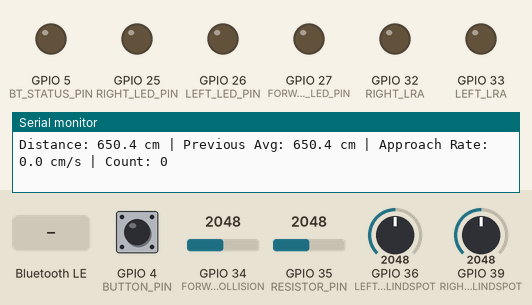
The sketch below on a simulated ESP32. On the bench: output pins drawn as LEDs (lit = HIGH), the last lines printed to the serial monitor. Dashed ring = blinking. Inputs (shaded band) come from the test bench; at power-on: GPIO 35 (RESISTOR_PIN) = 2048, GPIO 4 (BUTTON_PIN) HIGH, GPIO 34 (FORWARD_COLLISION) = 2048, GPIO 36 (LEFT_BLINDSPOT) = 2048, GPIO 39 (RIGHT_BLINDSPOT) = 2048. Nothing arrives over Bluetooth unless stated; a phone connects over Bluetooth LE 3 s after start.

Above: at 1.2 s.
1.3 s: GPIO 35 (RESISTOR_PIN) set to 2409
4.3 s: GPIO 35 (RESISTOR_PIN) set to 2535
At 4.88 s:
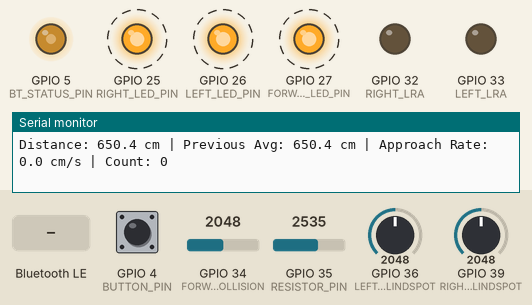
7.3 s: Bluetooth LE write "safe" received
At 7.7 s:
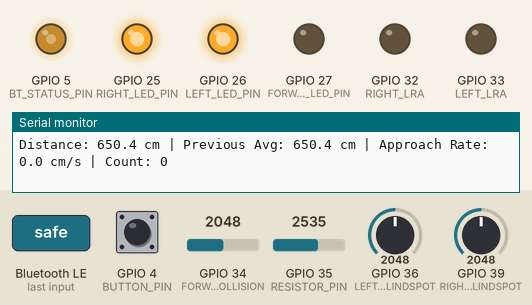
12.0 s: GPIO 4 (BUTTON_PIN) pulled LOW for 3.2 s
At 15.7 s:
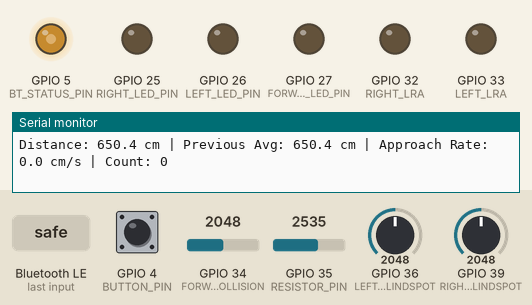
Timing chart, 0 to 17.2 s (numbered marks = the images above; inputs shaded):
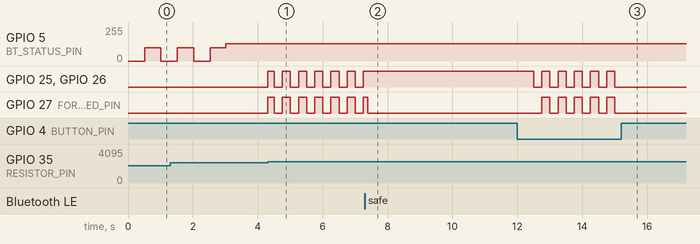

The sketch:

main.ino
```cpp
#include "bluetooth_service.h"
#include "bluetooth_indicator.h"
#include "button_handler.h"
#include "led_handler.h"
#include "resistor_handler.h"
#include "vibrate_settings.h"
#include "blindspot_detection.h"
#include "forward_detection.h"
#include "vibrate_handler.h"

#define BUTTON_PIN 4  // GPIO pin for the button
#define BT_STATUS_PIN 5 // GPIO pin to indicate Bluetooth connection status
#define RESISTOR_PIN 35 // GPIO pin to detect crash status

String currentMode = "safe"; // Current mode from bluetooth_service
int vibrationMode = 0; // LED brightness level (0: low, 1: medium, 2: high)
bool ledState = LOW; // Initial state of the LED (off)
bool bsLeftVibrate = false;
bool bsRightVibrate = false;
int impactTime = 0;

void setup() {
  // Initialize button, LED, and vibrate handlers
  setupButtonHandler();
  setupLEDHandler();
  setupVibrateHandler();

  // Initialize Bluetooth and its indicator
  setupBluetooth();
  setupBluetoothIndicator();

  //setup Blindspot Detectionand Fwd Collision Warning
  initForwardTest();
  initBlindSpotTest();
}

void loop() {
  // Update the Bluetooth status indicator
  updateBluetoothIndicator(isDeviceConnected());

  // Handle button press logic
  bool buttonState = digitalRead(BUTTON_PIN);
  handleButtonPress(buttonState);

  // Check for a detected crash
  updateResistor();

  //Check for object in blind spots or forward collision
  updateBlindSpotTest();
  updateForwardTest();

  // Update LED behavior based on mode
  updateLED();

  // Update Vibrators based on LED behavior (max: 1 sec)
  updateVibration();

  delay(10); // Small delay to debounce the button
}
```

blindspot_detection.cpp
```cpp
#include <Arduino.h>
#include "blindspot_detection.h"

// PWM config
const int pwmFreq = 200;
const int pwmRes = 8;

// Distance threshold in cm
const float distanceThresholdCm = 20.0;

// Debouncing variables
const int requiredConsistentReadings = 10;
int leftConsistentCount = 0;
int rightConsistentCount = 0;
bool lastLeftState = false;
bool lastRightState = false;
bool currentLeftLedState = false;
bool currentRightLedState = false;

void initBlindSpotTest() {
  // Setup PWM for each LRA
  ledcAttach(LEFT_LRA, pwmFreq, pwmRes);
  ledcAttach(RIGHT_LRA, pwmFreq, pwmRes);

  // Set LED pins as output
  pinMode(LEFT_LED_PIN, OUTPUT);
  pinMode(RIGHT_LED_PIN, OUTPUT);

  // Initialize LEDs to OFF
  digitalWrite(LEFT_LED_PIN, LOW);
  digitalWrite(RIGHT_LED_PIN, LOW);
}

void updateBlindSpotTest() {
  // LEFT
  int leftAdc = analogRead(LEFT_BLINDSPOT);
  float leftVolt = leftAdc * (3.3 / 4095.0);
  float leftCm = (leftVolt / 0.006445) * 2.54;

  // RIGHT
  int rightAdc = analogRead(RIGHT_BLINDSPOT);
  float rightVolt = rightAdc * (3.3 / 4095.0);
  float rightCm = (rightVolt / 0.006445) * 2.54;

  // Determine current blind spot states
  bool currentLeftDetected = leftCm < distanceThresholdCm;
  bool currentRightDetected = rightCm < distanceThresholdCm;

  // Handle LEFT debouncing
  if (currentLeftDetected == lastLeftState) {
    // Same state detected, increment counter
    leftConsistentCount++;

    // If we've seen the same state enough times, update the LED
    if (leftConsistentCount >= requiredConsistentReadings && currentLeftLedState != currentLeftDetected) {
      currentLeftLedState = currentLeftDetected;
      digitalWrite(LEFT_LED_PIN, currentLeftLedState ? HIGH : LOW);
    }
  } else {
    // Different state detected, reset counter
    leftConsistentCount = 1;
    lastLeftState = currentLeftDetected;
  }

  // Handle RIGHT debouncing
  if (currentRightDetected == lastRightState) {
    // Same state detected, increment counter
    rightConsistentCount++;

    // If we've seen the same state enough times, update the LED
    if (rightConsistentCount >= requiredConsistentReadings && currentRightLedState != currentRightDetected) {
      currentRightLedState = currentRightDetected;
      digitalWrite(RIGHT_LED_PIN, currentRightLedState ? HIGH : LOW);
    }
  } else {
    // Different state detected, reset counter
    rightConsistentCount = 1;
    lastRightState = currentRightDetected;
  }

  // Trigger vibration (kept unchanged from your code)
  bsLeftVibrate = leftCm < distanceThresholdCm;
  bsRightVibrate = rightCm < distanceThresholdCm;
  // ledcWrite(LEFT_LRA, (leftCm < distanceThresholdCm) ? vibrationMode : 0);
  // ledcWrite(RIGHT_LRA, (rightCm < distanceThresholdCm) ? vibrationMode : 0);
}
```

blindspot_detection.h
```cpp
#ifndef BLINDSPOT_DETECTION_H
#define BLINDSPOT_DETECTION_H

#define BUTTON_PIN 4
#define LEFT_LRA 33
#define RIGHT_LRA 32

#define LEFT_BLINDSPOT 36
#define RIGHT_BLINDSPOT 39

#define LEFT_LED_PIN 26
#define RIGHT_LED_PIN 25

extern int vibrationMode;
extern bool bsLeftVibrate;
extern bool bsRightVibrate;

void initBlindSpotTest();
void updateBlindSpotTest();

#endif
```

bluetooth_indicator.cpp
```cpp
#include "bluetooth_indicator.h"

unsigned long previousMillis = 0;
const long flashInterval = 1000; // 500ms on, 500ms off = 1 second period
bool btStatusLedState = LOW;    // Status LED state
int brightness = 100;

// Initialize the Bluetooth status indicator
void setupBluetoothIndicator() {
  pinMode(BT_STATUS_PIN, OUTPUT);
  analogWrite(BT_STATUS_PIN, 0); // Initially set pin 5 low (disconnected)
}

// Update the Bluetooth status indicator
void updateBluetoothIndicator(bool isConnected) {
  unsigned long currentMillis = millis();

  if (!isConnected) {
    // Flash the LED when not connected
    if (currentMillis - previousMillis >= flashInterval / 2) { // Half the interval for alternating on/off
      previousMillis = currentMillis;
      btStatusLedState = !btStatusLedState;
      analogWrite(BT_STATUS_PIN, btStatusLedState ? brightness : 0);
    }
  } else {
    // Keep the LED on when connected
    analogWrite(BT_STATUS_PIN, 128);
  }
}
```

bluetooth_indicator.h
```cpp
#ifndef BLUETOOTH_INDICATOR_H
#define BLUETOOTH_INDICATOR_H

#include <Arduino.h>

#define BT_STATUS_PIN 5 // GPIO pin to indicate Bluetooth connection status

// Public functions
void setupBluetoothIndicator();
void updateBluetoothIndicator(bool isConnected);

#endif
```

bluetooth_service.cpp
```cpp
#include "bluetooth_service.h"

BLEServer *pServer = NULL;
BLECharacteristic *pCharacteristic = NULL;

bool deviceConnected = false;
extern String currentMode;

// Callbacks for BLE server events
class MyServerCallbacks : public BLEServerCallbacks {
    void onConnect(BLEServer* pServer) {
      Serial.println("Device connected!");

      // Send the current mode to the Flutter app after connection
      if (currentMode == "crash" && !deviceConnected) {
        if (pCharacteristic != NULL) {
          pCharacteristic->setValue(currentMode.c_str());
          pCharacteristic->notify();
          Serial.print("Connection mode sent to app: ");
          Serial.println(currentMode);
        }
      }

      deviceConnected = true;
    }

    void onDisconnect(BLEServer* pServer) {
      deviceConnected = false;
      Serial.println("Device disconnected!");
      BLEDevice::startAdvertising(); // Restart advertising after disconnection
      Serial.println("Restarted BLE advertising...");
    }
};

// Callbacks for BLE characteristic events
class MyCharacteristicCallbacks : public BLECharacteristicCallbacks {
    void onWrite(BLECharacteristic *pCharacteristic) {
      String value = pCharacteristic->getValue(); // Get the data written by the Flutter app

      if (value.length() > 0) {
        String receivedValue(value.c_str());
        Serial.print("Received data: ");
        Serial.println(receivedValue);

        // Check if the received message is a mode update
        if (receivedValue == "safe" || receivedValue == "crash") {
          if (currentMode != receivedValue) {
            currentMode = receivedValue;
            Serial.print("Mode synchronized with app: ");
            Serial.println(currentMode);
          }
        } else {
          Serial.println("Unknown command received.");
        }
      }
    }
};

// Initialize the Bluetooth service
void setupBluetooth() {
  Serial.begin(115200);
  Serial.println("Initializing BLE...");

  // Initialize BLE
  BLEDevice::init("ESP32_BLE");
  pServer = BLEDevice::createServer();
  pServer->setCallbacks(new MyServerCallbacks());

  // Create the BLE service
  BLEService *pService = pServer->createService(SERVICE_UUID);

  // Create the BLE characteristic
  pCharacteristic = pService->createCharacteristic(
                      CHARACTERISTIC_UUID,
                      BLECharacteristic::PROPERTY_READ   |
                      BLECharacteristic::PROPERTY_WRITE  |
                      BLECharacteristic::PROPERTY_NOTIFY
                    );

  // Add a descriptor to the characteristic
  pCharacteristic->addDescriptor(new BLE2902());
  pCharacteristic->setCallbacks(new MyCharacteristicCallbacks()); // Set callbacks for write events
  pService->start();

  // Start advertising
  BLEAdvertising *pAdvertising = BLEDevice::getAdvertising();
  pAdvertising->addServiceUUID(SERVICE_UUID);
  pAdvertising->setScanResponse(true);
  pAdvertising->setMinPreferred(0x06);  // Functions that help with iPhone connections
  pAdvertising->setMinPreferred(0x12);
  BLEDevice::startAdvertising();
  Serial.println("BLE advertising started.");
}

// Handle notifications to the Flutter app
void handleBluetoothNotifications(String mode) {
  if (deviceConnected && pCharacteristic != NULL) {
    pCharacteristic->setValue(mode.c_str());
    pCharacteristic->notify();
    Serial.print("Notification sent: ");
    Serial.println(mode);
  }
}

// Check if a device is connected
bool isDeviceConnected() {
  return deviceConnected;
}
```

bluetooth_service.h
```cpp
#ifndef BLUETOOTH_SERVICE_H
#define BLUETOOTH_SERVICE_H

#include <BLEDevice.h>
#include <BLEServer.h>
#include <BLEUtils.h>
#include <BLE2902.h>

// UUIDs for the service and characteristic
#define SERVICE_UUID        "4fafc201-1fb5-459e-8fcc-c5c9c331914b"
#define CHARACTERISTIC_UUID "beb5483e-36e1-4688-b7f5-ea07361b26a8"

// Public functions
void setupBluetooth();
void handleBluetoothNotifications(String mode);
bool isDeviceConnected();

#endif
```

button_handler.cpp
```cpp
#include "button_handler.h"
#include "bluetooth_service.h"

// Internal variables
bool oldButtonState = HIGH;
unsigned long lastPressTime = 0; // Track time of last button press
int tapCount = 0; // Track consecutive taps
unsigned long holdStartTime = 0; // Track when the button was first pressed
bool isHolding = false; // Track if the button is being held
bool holdHandled = false;
bool safeFlashing = false;

void setupButtonHandler() {
  pinMode(BUTTON_PIN, INPUT_PULLUP); // Configure button pin
}

void handleButtonPress(bool buttonState) {
  unsigned long pressDuration = millis() - holdStartTime;

  // Handle button press logic
  if (buttonState == LOW) { // Button pressed
    lastPressTime = millis(); // Tracks until the button is released

    if (!isHolding) {
      holdStartTime = millis(); // Tracks from the start of the button press
      isHolding = true;
    } else if (!holdHandled) {
      handleHold(pressDuration);
    }

    if (pressDuration % 1000 == 0) {
      Serial.print("Hold Duration: ");
      Serial.println(pressDuration / 1000);
    }
  }

  // Handle button release logic
  if (buttonState == HIGH && oldButtonState == LOW) { // Button released
    if (pressDuration <= HOLD_THRESHOLD) { // Short press (tap)
      handleTap();
    }

    // Reset hold state
    isHolding = false;
    holdHandled = false;
    safeFlashing = false;
  }

  // Handle consecutive taps timeout
  if (millis() - lastPressTime > TAP_TIMEOUT) {
    tapCount = 0; // Reset tap count if timeout occurs
  }

  // Handle cancel mode timeout
  if (currentMode == "cancel" && millis() - impactTime > CANCEL_MODE_TIMEOUT) {
    currentMode = "crash"; // Auto-switch to crash mode
    Serial.println("Timed out: Crash Mode");
    handleBluetoothNotifications(currentMode);
  }

  // Update the old button state
  oldButtonState = buttonState;
}

void handleTap() {
  if (currentMode == "safe") {
    // Change LED brightness on tap
    vibrationMode = (vibrationMode + 1) % 3; // Cycle through low, medium, high
    Serial.print("Vibration mode set to: ");
    Serial.println(vibrationMode);
  } else if (currentMode == "cancel") {
    // Count consecutive taps to revert to safe mode
    if (tapCount >= 2) {
      currentMode = "safe";
      tapCount = 0; // Reset tap count
      Serial.println("Tapped 3 times: Safe Mode");
    } else {
      tapCount++; // Increment tap count
      Serial.print("Tap Count:");
      Serial.println(tapCount);
    }
  }
}

void handleHold(unsigned long pressDuration) {
  if (currentMode == "safe") {
    if (pressDuration >= MODE_CHANGE_HOLD_TIME) {
      currentMode = "crash"; // Switch to crash mode
      Serial.println("Switched to Crash Mode");
      handleBluetoothNotifications(currentMode);
      holdHandled = true;
      safeFlashing = false;
      Serial.println("Hold handled");
    } else if (pressDuration >= HOLD_THRESHOLD) {
      safeFlashing = true;
    }
  } else if (currentMode == "cancel") {
    if (pressDuration >= MODE_CHANGE_HOLD_TIME) {
      currentMode = "safe"; // Switch to safe mode
      holdHandled = true;
      Serial.println("Returned to Safe Mode");
    }
  } else if (currentMode == "crash") {
    if (pressDuration >= MODE_CHANGE_HOLD_TIME) {
      currentMode = "safe"; // Switch to safe mode
      holdHandled = true;
      Serial.println("Switched to Safe Mode");
      handleBluetoothNotifications(currentMode);
    }
  }
}
```

button_handler.h
```cpp
#ifndef BUTTON_HANDLER_H
#define BUTTON_HANDLER_H

#include <Arduino.h>

#define BUTTON_PIN 4  // GPIO pin for the button

// Button constants
const unsigned long HOLD_THRESHOLD = 500; // 0.5 seconds for it to be considered not a tap
const unsigned long MODE_CHANGE_HOLD_TIME = 5000; // 5 seconds for mode change
const unsigned long TAP_TIMEOUT = 1000; // Max time between taps to count as consecutive
const unsigned long CANCEL_MODE_TIMEOUT = 15000; // 15 seconds to auto-switch to crash mode

// External variables
extern String currentMode;
extern int vibrationMode;
extern bool ledState;
extern int impactTime;

// Function prototypes
void setupButtonHandler();
void handleButtonPress(bool buttonState);
void handleTap();
void handleHold(unsigned long pressDuration);

#endif
```

forward_detection.cpp
```cpp
#include <Arduino.h>
#include "forward_detection.h"

// Collision warning parameters
const float distanceThresholdCm = 200.0;      // Minimum detection distance (cm)
const float approachRateThreshold = 20.0;    // Minimum cm/sec approach rate to trigger warning
const unsigned long samplingInterval = 100;  // Time between readings (ms)
const int consecutiveReadingsNeeded = 3;     // Number of consecutive approaching readings needed

// Variables to track previous readings
float previousDistances[5] = {0};           // Store last several readings
int readingIndex = 0;                        // Current index in the buffer
unsigned long lastReadingTime = 0;
int approachingCount = 0;                    // Counter for consecutive approaching readings

// Debug flag
const bool enableDebugOutput = true;

void initForwardTest() {
  pinMode(FORWARD_LED_PIN, OUTPUT);
  digitalWrite(FORWARD_LED_PIN, LOW);  // Start with LED OFF

  // Initialize with first reading
  int adcValue = analogRead(FORWARD_COLLISION);
  float voltage = adcValue * (3.3 / 4095.0);
  float distanceInches = voltage / 0.006445;
  float initialDistanceCm = distanceInches * 2.54;

  // Initialize buffer with initial reading
  for (int i = 0; i < 5; i++) {
    previousDistances[i] = initialDistanceCm;
  }

  lastReadingTime = millis();

  if (enableDebugOutput) {
    Serial.println("Forward collision detection initialized");
    Serial.print("Initial distance: ");
    Serial.print(initialDistanceCm);
    Serial.println(" cm");
  }
}

void updateForwardTest() {
  unsigned long currentTime = millis();

  // Only take readings at the defined interval
  if (currentTime - lastReadingTime >= samplingInterval) {
    float timeElapsedSec = (currentTime - lastReadingTime) / 1000.0;

    // Get current reading
    int adcValue = analogRead(FORWARD_COLLISION);
    float voltage = adcValue * (3.3 / 4095.0);
    float distanceInches = voltage / 0.006445;
    float currentDistanceCm = distanceInches * 2.54;

    // Calculate the rate of approach (cm/sec)
    float previousAvg = (previousDistances[0] + previousDistances[1] + previousDistances[2]) / 3.0;
    float approachRate = (previousAvg - currentDistanceCm) / timeElapsedSec;

    // Update the readings buffer
    previousDistances[readingIndex] = currentDistanceCm;
    readingIndex = (readingIndex + 1) % 5;

    // Debug output
    if (enableDebugOutput) {
      Serial.print("Distance: ");
      Serial.print(currentDistanceCm, 1);
      Serial.print(" cm | Previous Avg: ");
      Serial.print(previousAvg, 1);
      Serial.print(" cm | Approach Rate: ");
      Serial.print(approachRate, 1);
      Serial.print(" cm/s | Count: ");
      Serial.println(approachingCount);
    }

    // Update our consecutive approaching counter
    if (approachRate >= approachRateThreshold) {
      approachingCount++;
      if (enableDebugOutput && approachingCount > 0) {
        Serial.print("Approaching detected (");
        Serial.print(approachingCount);
        Serial.print("/");
        Serial.print(consecutiveReadingsNeeded);
        Serial.println(")");
      }
    } else {
      // Reset counter if not approaching fast enough
      approachingCount = 0;
    }

    // Warning logic:
    // 1. Must be within range
    // 2. Must have sufficient consecutive fast approaches
    bool warningCondition = (currentDistanceCm < distanceThresholdCm &&
                           approachingCount >= consecutiveReadingsNeeded);

    if (warningCondition) {
      digitalWrite(FORWARD_LED_PIN, HIGH);  // LED ON
      if (enableDebugOutput) {
        Serial.println("WARNING: Fast approaching object detected!");
      }
    } else {
      digitalWrite(FORWARD_LED_PIN, LOW);  // LED OFF
    }

    lastReadingTime = currentTime;
  }
}
```

forward_detection.h
```cpp
#ifndef FORWARD_DETECTION_H
#define FORWARD_DETECTION_H

#define FORWARD_COLLISION 34
#define FORWARD_LED_PIN 27

void initForwardTest();
void updateForwardTest();

#endif
```

led_handler.h
```cpp
#ifndef LED_HANDLER_H
#define LED_HANDLER_H

#include <Arduino.h>

#define LEFT_LED_PIN 26
#define RIGHT_LED_PIN 25
#define FORWARD_LED_PIN 27

// External variables
extern String currentMode;
extern bool ledState;

// Function prototypes
void setupLEDHandler();
void updateLED();

#endif
```

Source omitted: led_handler.cpp (1356 bytes), resistor_handler.cpp (428 bytes), resistor_handler.h (162 bytes), vibrate_handler.cpp (2147 bytes), vibrate_handler.h (529 bytes), vibrate_settings.cpp (1843 bytes), vibrate_settings.h (223 bytes)

Measured:
- the behaviour switches between 2481 and 2482 on GPIO 35 (RESISTOR_PIN) (found by bisection; images 0 and 1)
- after the input at 4.3 s, GPIO 25 (RIGHT_LED_PIN), GPIO 26 (LEFT_LED_PIN), GPIO 27 (FORWARD_LED_PIN): alternates HIGH for 0.25 s and LOW for 0.25 s, starting at once
- after the input at 7.3 s, GPIO 25 (RIGHT_LED_PIN), GPIO 26 (LEFT_LED_PIN): stops changing and stays HIGH
- after the input at 12.0 s, GPIO 25 (RIGHT_LED_PIN), GPIO 26 (LEFT_LED_PIN): alternates HIGH for 0.25 s and LOW for 0.25 s, 11 changes in all, then stays LOW, starting after 0.51 s; GPIO 27 (FORWARD_LED_PIN): alternates HIGH for 0.25 s and LOW for 0.25 s, 10 changes in all, then stays LOW, starting after 0.75 s
